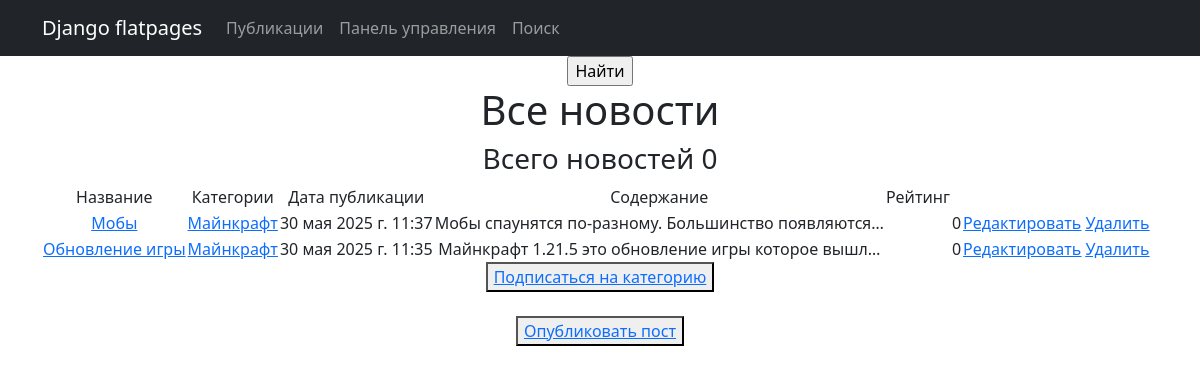
/posts/categories/4/, run on an earlier commit of the app's database.
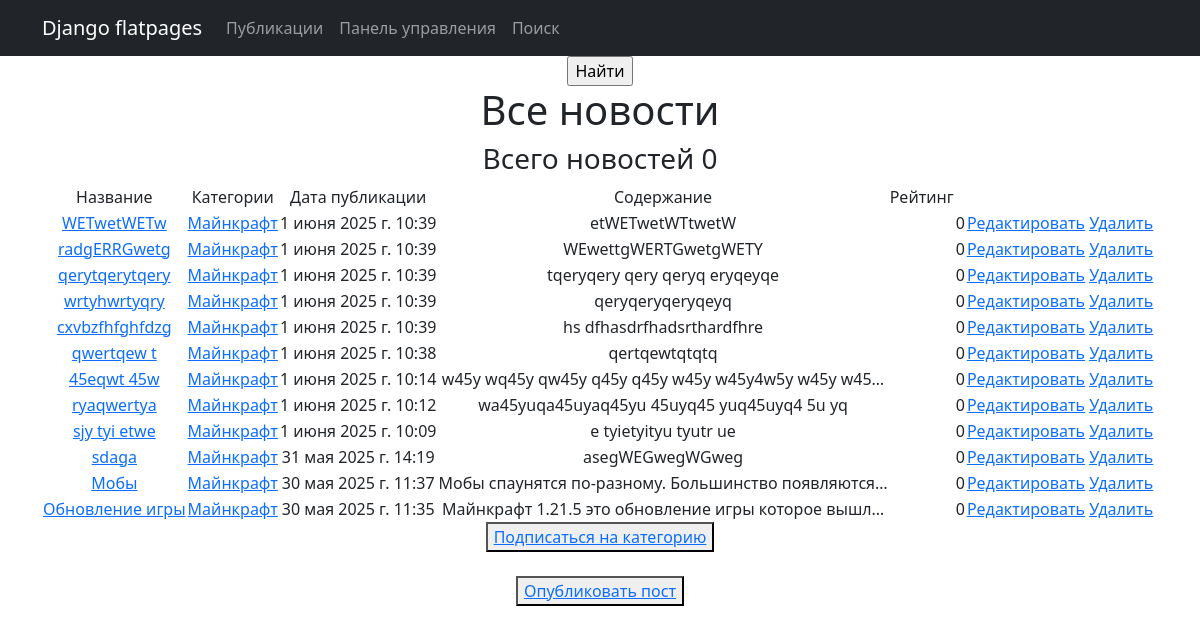
And on a later commit of the database.
### news/models.py (models this page shows, shortened)
class Post(models.Model):
    ARTICLE = 'AR'
    NEWS = 'NE'
    POST_TYPE_CHOICES = [
        (ARTICLE, 'Article'),
        (NEWS, 'News'),
    ]
    author = models.ForeignKey(Author, on_delete=models.CASCADE)
    post_type = models.CharField(max_length=2, choices=POST_TYPE_CHOICES)
    created_at = models.DateTimeField(auto_now_add=True)
    categories = models.ManyToManyField(Category, through='PostCategory')
    title = models.CharField(max_length=255)
    text = models.TextField()
    rating = models.IntegerField(default=0)

class Category(models.Model):
    name = models.CharField(max_length=255, unique=True)
    subscribers = models.ManyToManyField(User, related_name='subscribed_categories', blank=True)

### news/views.py (the view)
# urls.py: path('categories/<int:pk>/', CategoryList.as_view(), name='category_list'),
class CategoryList(ListView):
    model = Post
    template_name = 'news/category_list.html'
    context_object_name = 'category_news_list'
    def get_queryset(self):
        self.categories = get_object_or_404(Category, id=self.kwargs['pk'])
        return Post.objects.filter(categories=self.categories).order_by('-created_at')
    def get_context_data(self, **kwargs):
        context = super().get_context_data(**kwargs)
        context['is_not_subscriber'] = self.request.user not in self.categories.subscribers.all()
        context['category'] = self.categories
        return context

### news/templatetags/custom_filters.py (called while the page is built)
@register.filter()
def censor(text):
    bad_words = ['Dungeons & Dragons', 'D&D', 'текст']
    for word in bad_words:
        text = text.replace(word, '*' * len(word))
    return text

### templates/news/category_list.html (shortened to what this page needs)
{% extends 'flatpages/default.html' %}
{% load custom_filters %}
{% load custom_tags %}
{% block content %}
   <form action="" method="get">
       <input type="submit" value="Найти" />
   </form>
   <h1>Все новости</h1>
<h3>Всего новостей {{ category|length}}</h3>
{% if category_news_list %}
<table>
           <tr>
               <td>
                   Название
               </td>
               <td>
                   Категории
               </td>
               <td>
                   Дата публикации
               </td>
               <td>
                   Содержание
               </td>
               <td>
                   Рейтинг
               </td>
           </tr>
            {% for post in category_news_list %}
               <tr>
                   <td>
                   <a href="{% url 'post_detail' post.id %}">{{ post.title|censor }}</a>
                   </td>
                   <td>
                       {% for cat in post.categories.all %}
                       <a href="{% url 'category_list' cat.id %}">{{cat.name }}</a>
                       {% endfor %}
                   </td>
                   <td>
                       {{post.created_at}}
                   </td>
                   <td>
                       {{post.text|truncatechars:50|censor}}
                   </td>
                   <td>
                   </td>
                   <td>
                       {{ post.rating }}
                   </td>
                   <td>
                   <a href="{% url 'post_update' post.id %}"><u>Редактировать</u></a>
                   <a href="{% url 'post_delete' post.id %}"><u>Удалить</u></a>
                   </td>
               </tr>
            {% endfor %}
       </table>
{% else %}
<h2>Новостей нет!</h2>
{% endif %}
{% if is_not_subscriber %}
<button> <a href="subscribe">Подписаться на категорию</a> </button>
{% endif %}
<br><br>
<button> <a href="{% url 'post_edit' %}"><u>Опубликовать пост</u></a> </button>
{% endblock content %}

What changed in the data, as far as the page shows it:
added Post: title|censor "WETwetWETw", created_at "1 июня 2025 г. 10:39", text|censor "etWETwetWTtwetW", rating "0", Category (name "Майнкрафт")
added Post: title|censor "radgERRGwetg", created_at "1 июня 2025 г. 10:39", text|censor "WEwettgWERTGwetgWETY", rating "0", Category (name "Майнкрафт")
added Post: title|censor "qerytqerytqery", created_at "1 июня 2025 г. 10:39", text|censor "tqeryqery qery qeryq eryqeyqe", rating "0", Category (name "Майнкрафт")
added Post: title|censor "wrtyhwrtyqry", created_at "1 июня 2025 г. 10:39", text|censor "qeryqeryqeryqeyq", rating "0", Category (name "Майнкрафт")
added Post: title|censor "cxvbzfhfghfdzg", created_at "1 июня 2025 г. 10:39", text|censor "hs dfhasdrfhadsrthardfhre", rating "0", Category (name "Майнкрафт")
added Post: title|censor "qwertqew t", created_at "1 июня 2025 г. 10:38", text|censor "qertqewtqtqtq", rating "0", Category (name "Майнкрафт")
added Post: title|censor "45eqwt 45w", created_at "1 июня 2025 г. 10:14", text|censor "w45y wq45y qw45y q45y q45y w45y w45y4w5y w45y w45…", rating "0", Category (name "Майнкрафт")
added Post: title|censor "ryaqwertya", created_at "1 июня 2025 г. 10:12", text|censor "wa45yuqa45uyaq45yu 45uyq45 yuq45uyq4 5u yq", rating "0", Category (name "Майнкрафт")
added Post: title|censor "sjy tyi etwe", created_at "1 июня 2025 г. 10:09", text|censor "e tyietyityu tyutr ue", rating "0", Category (name "Майнкрафт")
added Post: title|censor "sdaga", created_at "31 мая 2025 г. 14:19", text|censor "asegWEGwegWGweg", rating "0", Category (name "Майнкрафт")
